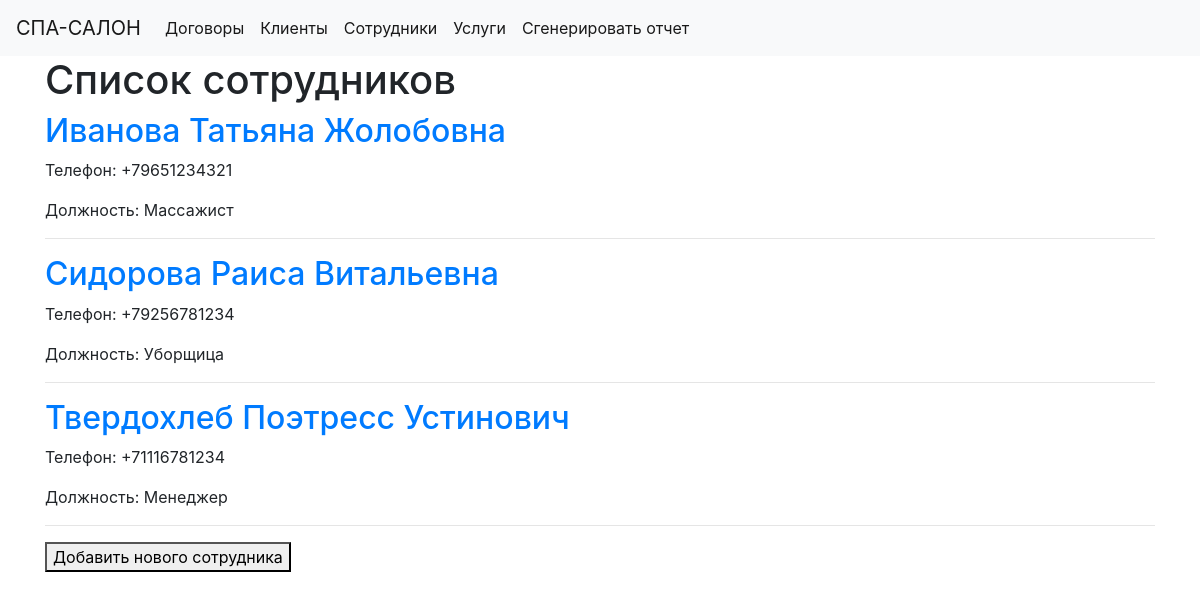
The page /employees on the database its author committed.
### tables this page shows
CREATE TABLE 'employees' (
	'id' INTEGER PRIMARY KEY AUTOINCREMENT,
	'name' TEXT,
	'email' TEXT,
	'phone_number' TEXT,
	'position' TEXT
);

### app.py (the view)
@app.route('/employees')
def employees():
    employees_db = get_employees()
    return render_template('employees.html', employees=employees_db)

### app.py (called while the page is built)
def get_db_connection():
    conn = sqlite3.connect('database.db')
    conn.row_factory = sqlite3.Row
    return conn

def get_employees():
    conn = get_db_connection()
    employees_db = conn.execute('SELECT * FROM employees').fetchall()
    conn.close()
    return employees_db

### templates/employees.html
{% extends 'base.html' %}
{% block content %}
    <h1>{% block title %} Список сотрудников {% endblock %}</h1>
    {% for employee in employees %}
        <a href="{{ url_for('employee', employee_id=employee['id']) }}">
            <h2>{{ employee['name'] }}</h2>
        </a>
        <p>Телефон: {{ employee['phone_number'] }}</p>
        <p>Должность: {{ employee['position'] }}</p>
        <hr>
    {% endfor %}
    <a href="{{ url_for('new_employee') }}">
        <button>Добавить нового сотрудника</button>
    </a>
{% endblock %}

### rows shown on the page
employees: name "Иванова Татьяна Жолобовна", phone_number "+79651234321", position "Массажист"
employees: name "Сидорова Раиса Витальевна", phone_number "+79256781234", position "Уборщица"
employees: name "Твердохлеб Поэтресс Устинович", phone_number "+71116781234", position "Менеджер"
